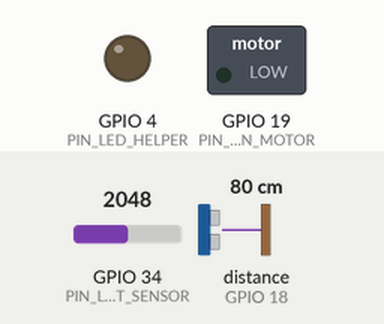
The program below on a simulated ESP32. On the bench: switched loads named in the program (green lamp = pin HIGH), output pins drawn as LEDs (lit = HIGH). Wiring (inferred from the names in the program): ultrasonic range finder: trigger GPIO 5; echo GPIO 18. The test bench sets the inputs (shaded band); at power-on: GPIO 34 (PIN_LIGHT_SENSOR) = 2048, distance to the obstacle (sensor on GPIO 18) 80 cm. The echo pulse lasts 58.3 µs per cm; WiFi joins after 1.5 s; servers stay silent unless stated; the audio player accepts every command and is not drawn; pins used as bus, display or sensor lines are not drawn; what the program prints to the serial monitor is not drawn.

Above: at 4.5 s.
4.6 s: GPIO 34 (PIN_LIGHT_SENSOR) set to 667
6.1 s: GPIO 34 (PIN_LIGHT_SENSOR) set to 567
At 6.6 s:
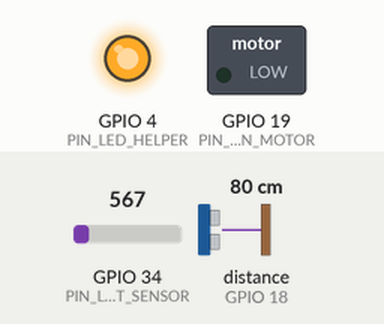
7.6 s: distance to the obstacle (sensor on GPIO 18) set to 63 cm
9.1 s: distance to the obstacle (sensor on GPIO 18) set to 58 cm
12.8 s: GPIO 34 (PIN_LIGHT_SENSOR) set to 1228
At 13.1 s:
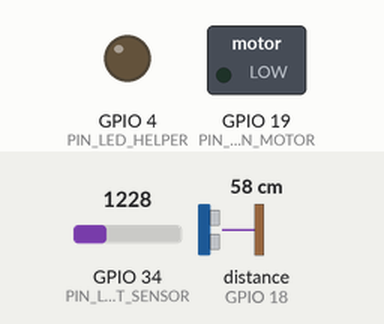
14.3 s: GPIO 34 (PIN_LIGHT_SENSOR) set to 491
At 15.6 s:
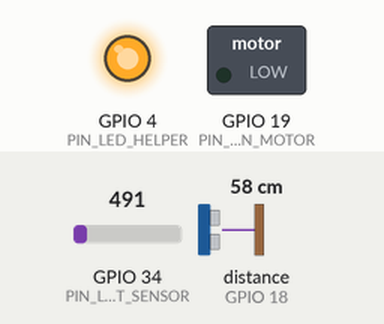
Timing chart, 0 to 16.9 s (numbered marks = the images above; inputs shaded):
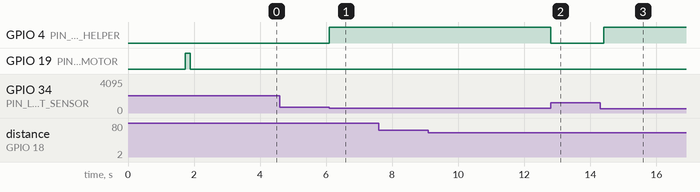

The program:

main.cpp
```cpp
// main.cpp
// Entry point firmware ESP32 untuk purwarupa antarmuka IoT SIBI Translator
// Menghubungkan WiFi, memantau kondisi sensor (jarak & cahaya), melakukan polling
// hasil prediksi backend cloud, serta mengaktifkan umpan balik audio dan haptik.

#include <Arduino.h>
#include "config.h"
#include "sensors/ultrasonic.h"
#include "sensors/light_sensor.h"
#include "actuators/speaker.h"
#include "actuators/vibration.h"
#include "api_client.h"

// ID translasi terakhir yang sudah dieksekusi aktuator (agar tidak berulang)
static int lastExecutedTranslationId = -1;
static unsigned long lastPollTime = 0;
static unsigned long lastSensorPrintTime = 0;

void setup() {
    Serial.begin(115200);
    delay(1000);

    Serial.println(F("\n============================================"));
    Serial.println(F("PURWARUPA IOT SIBI TRANSLATOR (ESP32)"));
    Serial.println(F("MediaPipe + Spatial-GCN Dual-Interface"));
    Serial.println(F("============================================"));

    // 1. Inisialisasi sensor input
    Serial.println(F("[Init] Menyiapkan sensor ultrasonik HC-SR04..."));
    ultrasonicInit();

    Serial.println(F("[Init] Menyiapkan sensor cahaya LDR & LED bantu..."));
    lightSensorInit();

    // 2. Inisialisasi aktuator output
    Serial.println(F("[Init] Menyiapkan motor getar haptik..."));
    vibrationInit();

    Serial.println(F("[Init] Menyiapkan modul audio DFPlayer Mini..."));
    speakerInit();

    // 3. Tes getar startup pendek
    vibrationPulseShort();

    // 4. Inisialisasi koneksi WiFi
    apiClientInitWiFi();

    Serial.println(F("[Ready] Sistem IoT siap beroperasi.\n"));
}

void loop() {
    unsigned long currentMillis = millis();

    // 1. Pembaruan otomatis sensor bantu pencahayaan
    // Jika ruangan redup (< LUX_THRESHOLD), LED bantu otomatis menyala menerangi tangan
    lightSensorAutoUpdate();

    // 2. Logging status sensor jarak berkala (setiap 2 detik ke Serial Monitor)
    if (currentMillis - lastSensorPrintTime >= 2000) {
        lastSensorPrintTime = currentMillis;
        float dist = ultrasonicReadDistanceCm();
        float lux = lightSensorReadLux();
        bool ideal = ultrasonicIsDistanceIdeal();

        Serial.printf("[Sensor] Jarak: %.1f cm (%s) | Cahaya: %.0f Lux\n",
                      dist, ideal ? "Ideal" : "Di Luar Jangkauan", lux);
    }

    // 3. Polling hasil inferensi dari backend cloud
    if (currentMillis - lastPollTime >= API_POLL_INTERVAL) {
        lastPollTime = currentMillis;

        PredictionRecord rec = apiClientGetLatestPrediction();
        if (rec.success && rec.translationId != lastExecutedTranslationId) {
            lastExecutedTranslationId = rec.translationId;

            Serial.printf("[Aktuasi] Huruf Baru Diterima: '%c' | Confidence: %.2f (ID: %d)\n",
                          rec.predictedClass, rec.confidence, rec.translationId);

            // A. Umpan balik haptik untuk pengisyarat (Tunarungu)
            vibrationFeedbackByConfidence(rec.confidence);

            // B. Keluaran suara speaker untuk lawan bicara (Mendengar)
            if (rec.confidence >= CONFIDENCE_THRESHOLD) {
                speakerPlayLetter(rec.predictedClass);
            }
        }
    }
}
```

speaker.cpp
```cpp
// speaker.cpp
// Implementasi DFPlayer Mini audio player
#include "speaker.h"
#include "config.h"
#include <DFRobotDFPlayerMini.h>

static HardwareSerial dfSerial(2); // Menggunakan UART2 ESP32
static DFRobotDFPlayerMini dfPlayer;
static bool dfPlayerReady = false;

bool speakerInit() {
    // Inisialisasi UART2: RX di pin 16, TX di pin 17, baud rate 9600 standar DFPlayer
    dfSerial.begin(9600, SERIAL_8N1, PIN_DFPLAYER_RX, PIN_DFPLAYER_TX);
    delay(200);

    if (!dfPlayer.begin(dfSerial)) {
        Serial.println(F("[DFPlayer] Gagal terhubung ke modul DFPlayer Mini. Cek kabel & SD card."));
        dfPlayerReady = false;
        return false;
    }

    dfPlayerReady = true;
    dfPlayer.volume(DFPLAYER_VOLUME);
    dfPlayer.EQ(DFPLAYER_EQ_NORMAL);
    dfPlayer.outputDevice(DFPLAYER_DEVICE_SD);

    Serial.println(F("[DFPlayer] Berhasil diinisialisasi."));
    return true;
}

void speakerPlayLetter(char letter) {
    if (!dfPlayerReady) {
        Serial.println(F("[DFPlayer] Warning: Modul belum siap, audio dilewati."));
        return;
    }

    // Normalisasi ke huruf kapital
    char upper = toupper(letter);
    if (upper >= 'A' && upper <= 'Z') {
        int trackNumber = (upper - 'A') + 1; // 1 s.d. 26
        Serial.printf("[DFPlayer] Memutar audio untuk huruf '%c' (Track: %d)\n", upper, trackNumber);
        dfPlayer.play(trackNumber);
    } else {
        Serial.printf("[DFPlayer] Karakter '%c' di luar alfabet A-Z.\n", letter);
    }
}

void speakerSetVolume(uint8_t volume) {
    if (dfPlayerReady && volume <= 30) {
        dfPlayer.volume(volume);
    }
}
```

speaker.h
```cpp
// speaker.h
// Modul pengendali DFPlayer Mini untuk keluaran suara alfabet ke lawan bicara
#pragma once

#include <Arduino.h>

/**
 * Inisialisasi komunikasi serial UART2 dan konfigurasi awal DFPlayer Mini.
 */
bool speakerInit();

/**
 * Memutar file suara huruf alfabet (A-Z) dari MicroSD DFPlayer Mini.
 * Format mapping:
 *   'A' -> Track 1
 *   'B' -> Track 2
 *   ...
 *   'Z' -> Track 26
 */
void speakerPlayLetter(char letter);

/**
 * Mengatur level volume speaker (0 sampai 30).
 */
void speakerSetVolume(uint8_t volume);
```

vibration.cpp
```cpp
// vibration.cpp
// Implementasi umpan balik haptik untuk pengisyarat tunarungu
#include "vibration.h"
#include "config.h"

void vibrationInit() {
    pinMode(PIN_VIBRATION_MOTOR, OUTPUT);
    digitalWrite(PIN_VIBRATION_MOTOR, LOW);
}

void vibrationPulseShort() {
    digitalWrite(PIN_VIBRATION_MOTOR, HIGH);
    delay(150);
    digitalWrite(PIN_VIBRATION_MOTOR, LOW);
}

void vibrationPulseLong() {
    // Pola getar panjang atau double-pulse peringatan
    digitalWrite(PIN_VIBRATION_MOTOR, HIGH);
    delay(500);
    digitalWrite(PIN_VIBRATION_MOTOR, LOW);
}

void vibrationFeedbackByConfidence(float confidence) {
    if (confidence >= CONFIDENCE_THRESHOLD) {
        vibrationPulseShort();
    } else {
        vibrationPulseLong();
    }
}
```

vibration.h
```cpp
// vibration.h
// Modul motor getar haptik untuk umpan balik fisik kepada penyandang tunarungu
#pragma once

#include <Arduino.h>

/**
 * Inisialisasi pin pengendali motor getar haptik.
 */
void vibrationInit();

/**
 * Getaran pendek (~150ms): Menandakan gesture berhasil dikenali dengan confidence tinggi.
 */
void vibrationPulseShort();

/**
 * Getaran panjang (~600ms): Menandakan gesture ambigu/confidence rendah, pengisyarat perlu mengulang.
 */
void vibrationPulseLong();

/**
 * Memilih pola getar secara otomatis berdasarkan skor confidence model.
 */
void vibrationFeedbackByConfidence(float confidence);
```

api_client.cpp
```cpp
// api_client.cpp
// Implementasi HTTP client ke backend FastAPI
#include "api_client.h"
#include "config.h"
#include <WiFi.h>
#include <HTTPClient.h>
#include <ArduinoJson.h>

void apiClientInitWiFi() {
    Serial.printf("[WiFi] Menghubungkan ke SSID: %s\n", WIFI_SSID);
    WiFi.mode(WIFI_STA);
    WiFi.begin(WIFI_SSID, WIFI_PASSWORD);

    int attempts = 0;
    while (WiFi.status() != WL_CONNECTED && attempts < 20) {
        delay(500);
        Serial.print(".");
        attempts++;
    }

    if (WiFi.status() == WL_CONNECTED) {
        Serial.printf("\n[WiFi] Terhubung! IP ESP32: %s\n", WiFi.localIP().toString().c_str());
    } else {
        Serial.println(F("\n[WiFi] Gagal terhubung ke WiFi."));
    }
}

bool apiClientEnsureWiFi() {
    if (WiFi.status() == WL_CONNECTED) {
        return true;
    }
    Serial.println(F("[WiFi] Koneksi terputus, mencoba rekoneksi..."));
    WiFi.reconnect();
    return (WiFi.status() == WL_CONNECTED);
}

PredictionRecord apiClientGetLatestPrediction() {
    PredictionRecord record = {false, -1, ' ', 0.0f};

    if (!apiClientEnsureWiFi()) {
        return record;
    }

    HTTPClient http;
    String endpoint = String(API_BASE_URL) + "/predict/latest";
    http.begin(endpoint);
    http.setTimeout(1500); // 1.5 detik timeout

    int httpCode = http.GET();
    if (httpCode == HTTP_CODE_OK) {
        String payload = http.getString();

        // Parse JSON respons: {"translation_id": 12, "predicted_class": "A", "confidence": 0.95}
        JsonDocument doc;
        DeserializationError error = deserializeJson(doc, payload);

        if (!error && !doc["translation_id"].isNull()) {
            record.success = true;
            record.translationId = doc["translation_id"].as<int>();
            const char* letterStr = doc["predicted_class"];
            if (letterStr && strlen(letterStr) > 0) {
                record.predictedClass = letterStr[0];
            }
            record.confidence = doc["confidence"].as<float>();
        }
    } else {
        // Serial.printf("[HTTP] GET /predict/latest gagal, code: %d\n", httpCode);
    }

    http.end();
    return record;
}
```

api_client.h
```cpp
// api_client.h
// Modul komunikasi HTTP client ke backend FastAPI
#pragma once

#include <Arduino.h>

struct PredictionRecord {
    bool success;
    int translationId;
    char predictedClass;
    float confidence;
};

/**
 * Inisialisasi koneksi WiFi ESP32 ke Access Point lokal.
 */
void apiClientInitWiFi();

/**
 * Menjaga dan memulihkan koneksi WiFi jika terputus.
 */
bool apiClientEnsureWiFi();

/**
 * Polling ke endpoint FastAPI (GET /predict/latest) untuk mengambil prediksi translasi terbaru.
 */
PredictionRecord apiClientGetLatestPrediction();
```

light_sensor.cpp
```cpp
// light_sensor.cpp
// Implementasi pembacaan ADC LDR dan kendali LED bantu penerangan
#include "light_sensor.h"
#include "config.h"

void lightSensorInit() {
    pinMode(PIN_LIGHT_SENSOR, INPUT);
    pinMode(PIN_LED_HELPER, OUTPUT);
    digitalWrite(PIN_LED_HELPER, LOW);
}

float lightSensorReadLux() {
    // ESP32 ADC resolusi 12-bit (0 - 4095)
    int rawAdc = analogRead(PIN_LIGHT_SENSOR);

    // Konversi pendekatan non-linear LDR menjadi estimasi Lux
    // Pada rangkaian pembagi tegangan 10K Ohm dengan LDR:
    // Tegangan tinggi (ADC tinggi) = LDR resistansi rendah = cahaya terang
    float normalized = (float)rawAdc / 4095.0f;
    float lux = normalized * 1000.0f; // Skala perkiraan 0 - 1000 Lux

    return lux;
}

void lightSensorSetHelperLed(bool on) {
    digitalWrite(PIN_LED_HELPER, on ? HIGH : LOW);
}

bool lightSensorAutoUpdate() {
    float currentLux = lightSensorReadLux();
    bool shouldTurnOn = (currentLux < LUX_THRESHOLD);
    lightSensorSetHelperLed(shouldTurnOn);
    return shouldTurnOn;
}
```

light_sensor.h
```cpp
// light_sensor.h
// Modul sensor intensitas cahaya sekitar (LDR/ADC) dan kendali otomatis LED bantu
#pragma once

#include <Arduino.h>

/**
 * Inisialisasi pin analog sensor cahaya dan pin digital LED bantu penerang.
 */
void lightSensorInit();

/**
 * Membaca intensitas cahaya sekitar dan mengonversinya ke perkiraan nilai Lux.
 */
float lightSensorReadLux();

/**
 * Mengontrol status LED bantu secara manual.
 */
void lightSensorSetHelperLed(bool on);

/**
 * Memeriksa intensitas cahaya dan secara otomatis mengaktifkan LED bantu
 * jika lux < LUX_THRESHOLD untuk menjamin kondisi pengambilan gambar.
 * Mengembalikan true jika LED bantu menyala.
 */
bool lightSensorAutoUpdate();
```

ultrasonic.cpp
```cpp
// ultrasonic.cpp
// Implementasi pembacaan pulsa sensor ultrasonik HC-SR04
#include "ultrasonic.h"
#include "config.h"

void ultrasonicInit() {
    pinMode(PIN_ULTRASONIC_TRIG, OUTPUT);
    pinMode(PIN_ULTRASONIC_ECHO, INPUT);
    digitalWrite(PIN_ULTRASONIC_TRIG, LOW);
}

float ultrasonicReadDistanceCm() {
    // Bersihkan trigger pin
    digitalWrite(PIN_ULTRASONIC_TRIG, LOW);
    delayMicroseconds(2);

    // Kirim pulsa trigger 10 us
    digitalWrite(PIN_ULTRASONIC_TRIG, HIGH);
    delayMicroseconds(10);
    digitalWrite(PIN_ULTRASONIC_TRIG, LOW);

    // Baca durasi pulsa pantulan (timeout 30ms ~ maks jarak ~5 meter)
    unsigned long durationUs = pulseIn(PIN_ULTRASONIC_ECHO, HIGH, 30000);

    if (durationUs == 0) {
        return -1.0f; // Timeout atau tidak ada pantulan
    }

    // Kecepatan suara di udara ~ 343 m/s = 0.0343 cm/us
    // Jarak = (durasi * 0.0343) / 2
    float distanceCm = (durationUs * 0.0343f) / 2.0f;
    return distanceCm;
}

bool ultrasonicIsDistanceIdeal() {
    float d = ultrasonicReadDistanceCm();
    if (d < 0) return false;
    return (d >= DISTANCE_MIN_CM && d <= DISTANCE_MAX_CM);
}
```

ultrasonic.h
```cpp
// ultrasonic.h
// Modul sensor HC-SR04 untuk panduan jarak tangan ke kamera
#pragma once

#include <Arduino.h>

/**
 * Inisialisasi pin Trigger dan Echo untuk sensor ultrasonik HC-SR04.
 */
void ultrasonicInit();

/**
 * Membaca jarak objek (tangan) dalam satuan sentimeter (cm).
 * Mengembalikan nilai jarak dalam cm, atau -1.0 jika pembacaan timeout.
 */
float ultrasonicReadDistanceCm();

/**
 * Mengevaluasi apakah posisi tangan berada dalam rentang ideal capture (20 - 60 cm).
 */
bool ultrasonicIsDistanceIdeal();
```

config.example.h
```cpp
// config.example.h
// Salin file ini menjadi config.h lalu sesuaikan konfigurasi WiFi, IP server, dan pin mapping.
#pragma once

// ==========================================
// 1. Kredensial WiFi & Backend Endpoint
// ==========================================
#define WIFI_SSID         "ganti_dengan_ssid"
#define WIFI_PASSWORD     "ganti_dengan_password"
#define API_BASE_URL      "http://192.168.1.100:8000"  // IP host backend FastAPI di jaringan lokal
#define API_POLL_INTERVAL 400                          // Interval polling API dalam milidetik

// ==========================================
// 2. Pin Mapping Perangkat Keras
// ==========================================
// Sensor Ultrasonik HC-SR04
#define PIN_ULTRASONIC_TRIG   5
#define PIN_ULTRASONIC_ECHO   18

// Sensor Cahaya & LED Bantu
#define PIN_LIGHT_SENSOR      34   // ADC pin (LDR)
#define PIN_LED_HELPER        4    // Digital output LED penerang tangan

// Aktuator Haptik (Motor Getar)
#define PIN_VIBRATION_MOTOR   19   // Digital output / PWM transistor switch

// Modul Audio DFPlayer Mini (Hardware Serial 2 ESP32)
#define PIN_DFPLAYER_RX       16   // Ke pin TX DFPlayer Mini
#define PIN_DFPLAYER_TX       17   // Ke pin RX DFPlayer Mini (disarankan seri resistor 1K)
#define DFPLAYER_VOLUME       25   // Volume audio (0 - 30)

// ==========================================
// 3. Ambang Batas Parameter Fisik
// ==========================================
#define DISTANCE_MIN_CM       20.0f
#define DISTANCE_MAX_CM       60.0f
#define LUX_THRESHOLD         150.0f  // Jika intensitas di bawah nilai ini, LED bantu aktif
#define CONFIDENCE_THRESHOLD  0.70f   // Ambang minimal confidence untuk getar pendek & pemutaran audio
```

Measured:
- the behaviour switches between 615 and 614 on GPIO 34 (PIN_LIGHT_SENSOR) (found by bisection; images 0 and 1)
- after the input at 4.6 s, every drawn part: stays the same
- after the input at 6.1 s, GPIO 4 (PIN_LED_HELPER): LOW → HIGH at once
- after the input at 7.6 s, every drawn part: stays the same
- after the input at 9.1 s, every drawn part: stays the same
- after the input at 12.8 s, GPIO 4 (PIN_LED_HELPER): HIGH → LOW at once
- after the input at 14.3 s, GPIO 4 (PIN_LED_HELPER): LOW → HIGH after 0.11 s
